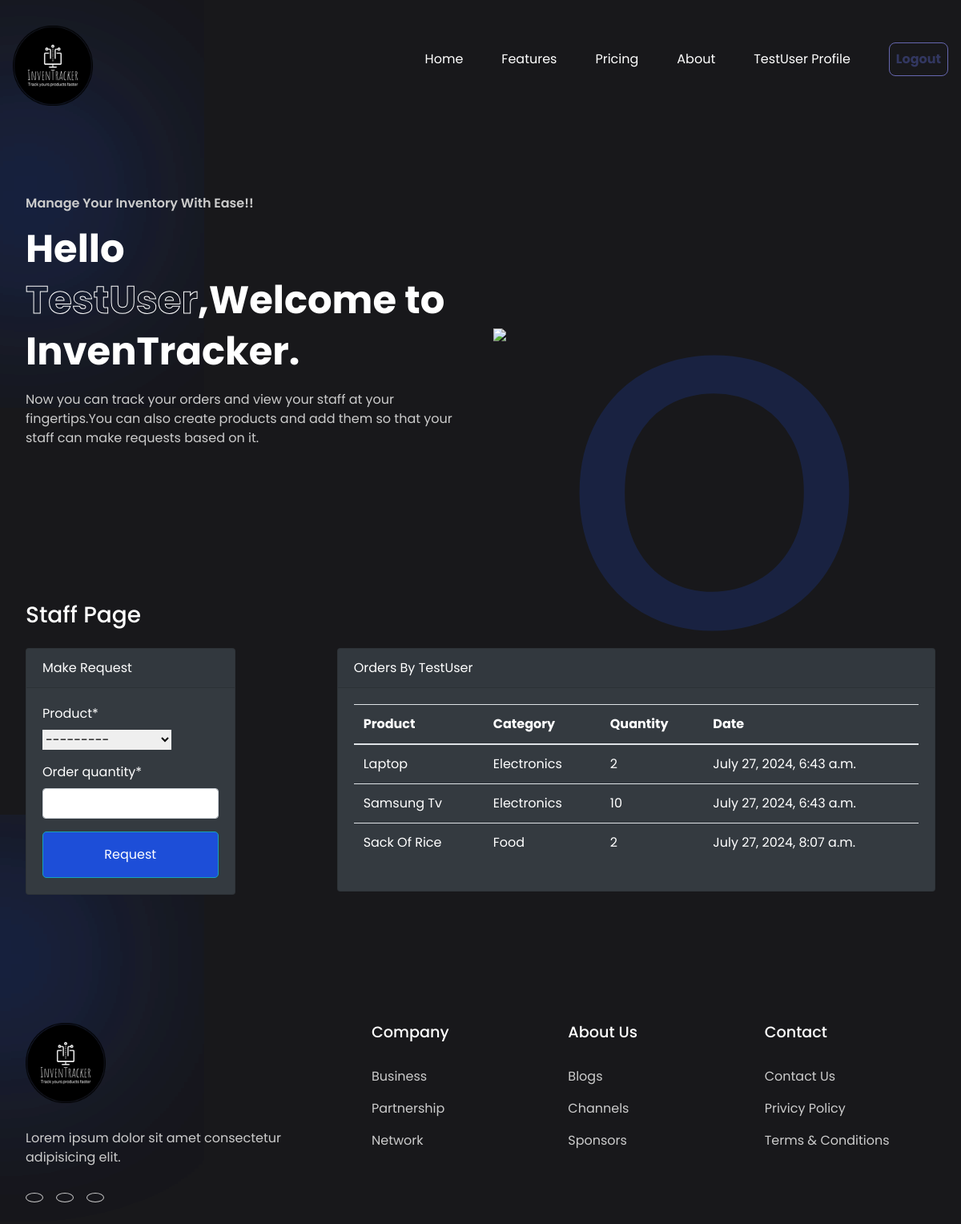
Page /dashboard/ (signed in) on the earlier database version.
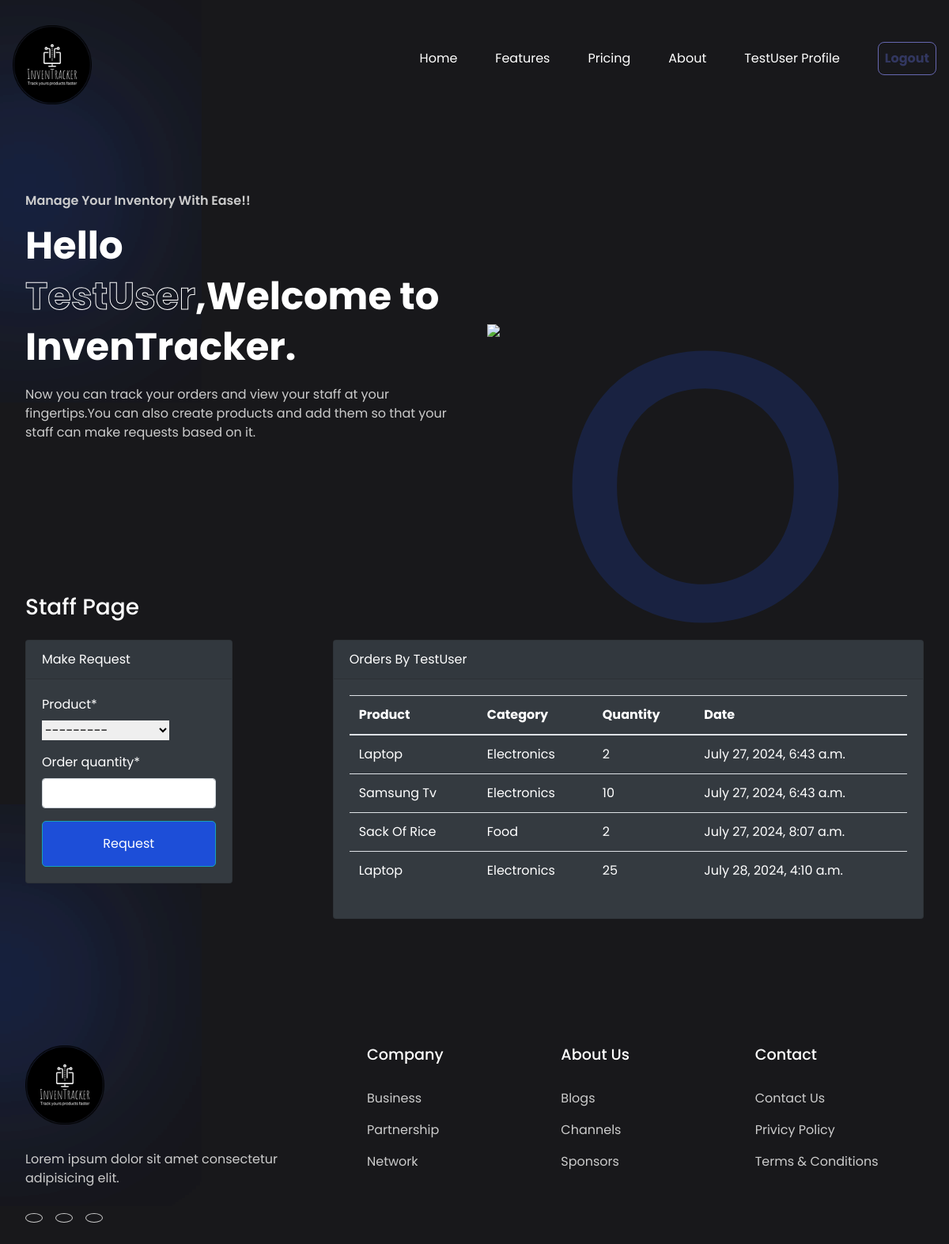
Same page on the later database version.
### dashboard/models.py (models this page shows, shortened)
class Order(models.Model):
  product = models.ForeignKey(Product,on_delete=models.CASCADE,null=True)
  staff = models.ForeignKey(User,on_delete=models.CASCADE,null=True)
  order_quantity = models.PositiveIntegerField(null=True)
  date = models.DateTimeField(auto_now_add=True)
  class Meta:
    verbose_name_plural = 'Order'

class Product(models.Model):
  name = models.CharField(max_length=100, null=True)
  category = models.CharField(max_length=20,choices=CATEGORY,null=True)
  quantity = models.PositiveIntegerField(null=True)
  class Meta:
    verbose_name_plural = 'Product'
  def __str__(self):
    return f'{self.name}--{self.quantity}'

### dashboard/views.py (the view)
# urls.py: path('dashboard/',views.index,name='dashboard-index'),
@login_required
def index(request):
  items = Product.objects.all()
  product_count=items.count()
  orders = Order.objects.all()
  products = Product.objects.all()
  workers = User.objects.all()
  workers_count = workers.count()
  orders = Order.objects.all()
  orders_count = orders.count()
  if request.method=="POST":
    form = OrderForm(request.POST)
    if form.is_valid():
      instance=form.save(commit=False)
      instance.staff = request.user
      instance.save()
      return redirect('dashboard-index')
  else:
    form = OrderForm()
  context={
    'orders':orders,
    'form':form,
    'products':products,
    'workers_count':workers_count,
    'orders_count':orders_count,
    'product_count':product_count
  }
  return render(request,'dashboard/index.html',context)

### dashboard/forms.py
class OrderForm(forms.ModelForm):
   class Meta:
      model = Order
      fields=['product','order_quantity']

### templates/dashboard/index.html (shortened to what the changed rows need)
<!DOCTYPE html>
<html lang="en">
<head>
    <link rel="stylesheet" href="https://cdnjs.cloudflare.com/ajax/libs/remixicon/3.5.0/remixicon.min.css">
    <link rel="stylesheet" href="style.css">
    <link rel="stylesheet" href="https://cdn.jsdelivr.net/npm/bootstrap@4.6.0/dist/css/bootstrap.min.css"
>
<link rel="stylesheet" href="https://use.fontawesome.com/releases/v5.15.2/css/all.css"
>
</head>
<body>
    <header class="container">
        <div class="content">
            <H1>Hello <span>{{user.username}}</span>,Welcome to InvenTracker.</H1>
        </div>
    </header>
    {% if user.is_authenticated and user.is_staff and user.is_superuser %}
    <section class="container">
        <h2 class="header">FEATURES</h2>
        <div class="features">
            <div class="card">
                <span><i class="ri-money-dollar-box-line"></i></span>
                <h4>Products</h4>
                <p>
                    Products:{{product_count}}
                </p>
                <a href="{% url 'dashboard-product' %}">Products<i class="ri-arrow-right-line"></i></a>
            </div>
            <div class="card">
                <span><i class="ri-bug-line"></i></span>
                <h4>Orders</h4>
                <p>
                    Total Orders:{{orders_count}}
                </p>
                <a href="{% url 'dashboard-order' %}">Orders<i class="ri-arrow-right-line"></i></a>
            </div>
            <div class="card">
              <span><i class="ri-bug-line"></i></span>
              <h4>Staff</h4>
              <p>
                  Total Staff : {{workers_count}}
              </p>
              <a href="{% url 'dashboard-staff' %}">Staff <i class="ri-arrow-right-line"></i></a>
          </div>
        </div>
    </section>
    <section class="container">
        <h2 class="header">Graphs</h2>
    <div class="container">
      <div class="row my-5">
          <div class="col-md-6">
            <h2 class="text-white">Orders</h2>
              <div class="bg-dark">
                  <canvas id="myChart1" width="400" height="300" ></canvas>
                  <script>
                      var ctx = document.getElementById('myChart1').getContext('2d');
                      var myChart1 = new Chart(ctx, {
                          type: 'pie',
                          data: {
                              labels: [{% for order in orders %} '{{order.product.name}}', {% endfor %}],
                              datasets: [{
                                  label: 'Orders',
                                  data: [{% for order in orders %} {{order.order_quantity}}, {% endfor%} ],
                                  backgroundColor: [
                                      'rgba(255, 99, 132, 1)',
                                      'rgba(54, 162, 235, 1)',
                                      'rgba(255, 206, 86, 1)',
                                      'rgba(75, 192, 192, 1)',
                                      'rgba(153, 102, 255, 1)',
                                      'rgba(25, 159, 64, 1)',
                                      'rgba(211, 99, 12, 1)',
                                      'rgba(234, 16, 235, 1)',
                                      'rgba(255, 206, 86, 1)',
                                      'rgba(34, 142, 192, 1)',
                                      'rgba(153, 102, 255, 1)',
                                      'rgba(255, 159, 64, 1)',
                                  ],
                                  borderColor: [
                                      'rgba(255, 99, 132, 1)',
                                      'rgba(54, 162, 235, 1)',
                                      'rgba(255, 206, 86, 1)',
                                      'rgba(75, 192, 192, 1)',
                                      'rgba(153, 102, 255, 1)',
                                      'rgba(255, 159, 64, 1)',
                                      'rgba(25, 159, 64, 1)',
                                      'rgba(211, 99, 12, 1)',
                                      'rgba(234, 16, 235, 1)',
                                      'rgba(255, 206, 86, 1)',
                                      'rgba(34, 142, 192, 1)',
                                      'rgba(153, 102, 255, 1)',
                                      'rgba(255, 159, 64, 1)',
                                  ],
                                  borderWidth: 1,
                                  borderRadius:20
                              }]
                          },
                          options: {
                              scales: {
                                  yAxes: [{
                                      ticks: {
                                          beginAtZero: true
                                      }
                                  }]
                              }
                          }
                      });
                  </script>
        </div>
    </div>
          <div class="col-md-6">
            <h2 class="text-white">Products</h2>
              <div class="bg-dark">
                  <canvas id="myChart" width="400" height="300"></canvas>
                  <script>
                      var ctx = document.getElementById('myChart').getContext('2d');
                      var myChart = new Chart(ctx, {
                          type: 'bar',
                          data: {
                              labels: [{% for product in products %} '{{ product.name }}', {% endfor %}],
                              datasets: [{
                                  label: 'Products',
                                  data: [{% for product in products %} {{product.quantity}}, {% endfor %}],
                                  backgroundColor: [
                                      'rgba(255, 99, 132, 1)',
                                      'rgba(54, 162, 235, 1)',
                                      'rgba(255, 206, 86, 1)',
                                      'rgba(75, 192, 192, 1)',
                                      'rgba(153, 102, 255, 1)',
                                      'rgba(255, 159, 64, 1)',
                                      'rgba(153, 102, 255, 1)',
                                      'rgba(25, 159, 64, 1)',
                                      'rgba(211, 99, 12, 1)',
                                      'rgba(234, 16, 235, 1)',
                                      'rgba(255, 206, 86, 1)',
                                      'rgba(34, 142, 192, 1)',
                                      'rgba(153, 102, 255, 1)',
                                      'rgba(255, 159, 64, 1)',
                                  ],
                                  borderColor: [
                                      'rgba(255, 99, 132, 1)',
                                      'rgba(54, 162, 235, 1)',
                                      'rgba(255, 206, 86, 1)',
                                      'rgba(75, 192, 192, 1)',
                                      'rgba(153, 102, 255, 1)',
                                      'rgba(255, 159, 64, 1)',
                                      'rgba(153, 102, 255, 1)',
                                      'rgba(25, 159, 64, 1)',
                                      'rgba(211, 99, 12, 1)',
                                      'rgba(234, 16, 235, 1)',
                                      'rgba(255, 206, 86, 1)',
                                      'rgba(34, 142, 192, 1)',
                                      'rgba(153, 102, 255, 1)',
                                      'rgba(255, 159, 64, 1)',
                                  ],
                                  borderWidth: 1
                              }]
                          },
                          options: {
                              scales: {
                                  yAxes: [{
                                      ticks: {
                                          beginAtZero: true
                                      }
                                  }]
                              }
                          }
                      });
                  </script>
              </div>
          </div>
      </div>
  </div>
</section>
  {% else %}
  {% include 'dashboard/staff_index.html' %}
  {% endif %}
</body>
</html>

### templates/dashboard/staff_index.html (shortened to what this page needs)
<div class="container ">
  <h3 class="text-white">Staff Page</h3>
  <div class="row mt-4">
      <div class="col-md-3">
          <div class="card bg-dark text-white">
              <div class="card-header">
                  Make Request
              </div>
              <div class="card-body">
                {% load crispy_forms_tags %}
                  <form method="POST">
                    {{form|crispy}}
                      <input class="btn btn-info btn-block" type="submit" value="Request">
                  </form>
              </div>
          </div>
      </div>
      <div class="col-md-8 offset-md-1">
          <div class="card bg-dark text-white">
              <div class="card-header">
                  Orders By {{user.username}}
              </div>
              <div class="card-body ">
                  <table class="table bg-dark text-white">
                      <thead class="bg-dark text-white">
                          <tr class="text-white">
                              <th scope="col">Product</th>
                              <th scope="col">Category</th>
                              <th scope="col">Quantity</th>
                              <th scope="col">Date</th>
                          </tr>
                      </thead>
                      <tbody>
                        {% for order in orders %}
                        {% if order.staff == user %}
                          <tr>
                              <td>{{ order.product.name }}</td>
                              <td>{{ order.product.category }}</td>
                              <td>{{ order.order_quantity }}</td>
                              <td>{{ order.date }}</td>
                          </tr>
                          {% endif %}
                          {% endfor %}
                      </tbody>
                  </table>
              </div>
          </div>
      </div>
  </div>
</div>

Differences in the rows shown:
added Order: product.name "Laptop", product.category "Electronics", order_quantity "25", date "July 28, 2024, 4:10 a.m."
